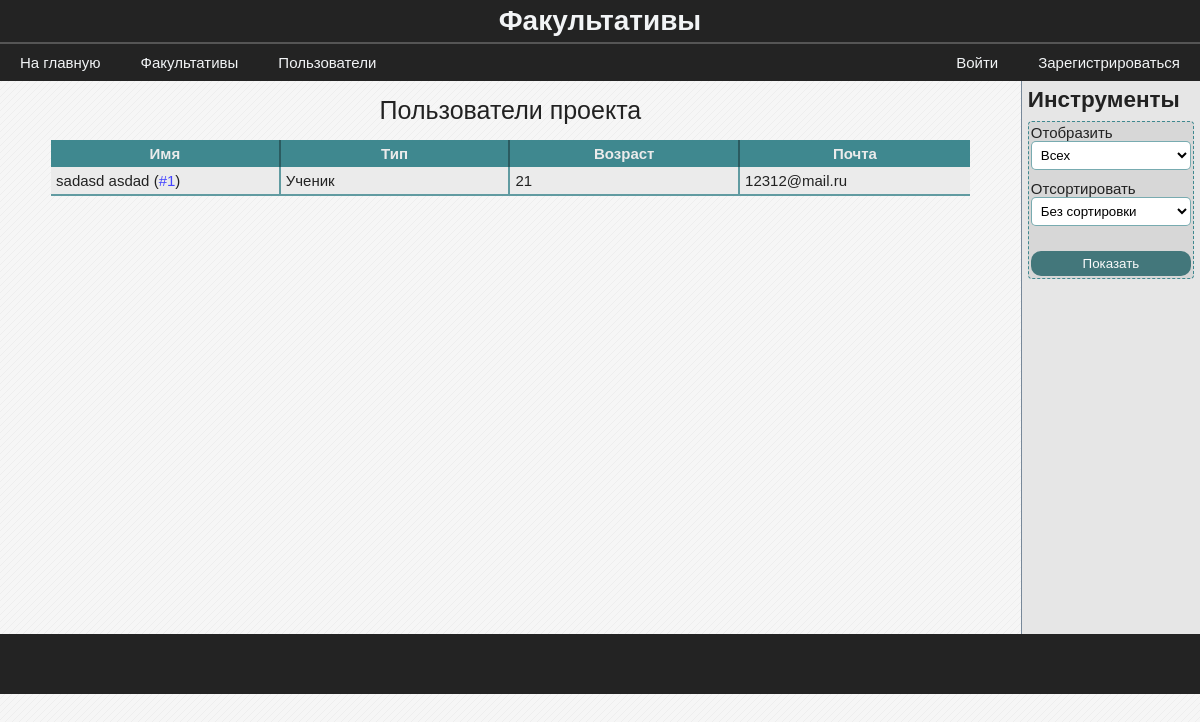
The app's page /users/, older data.
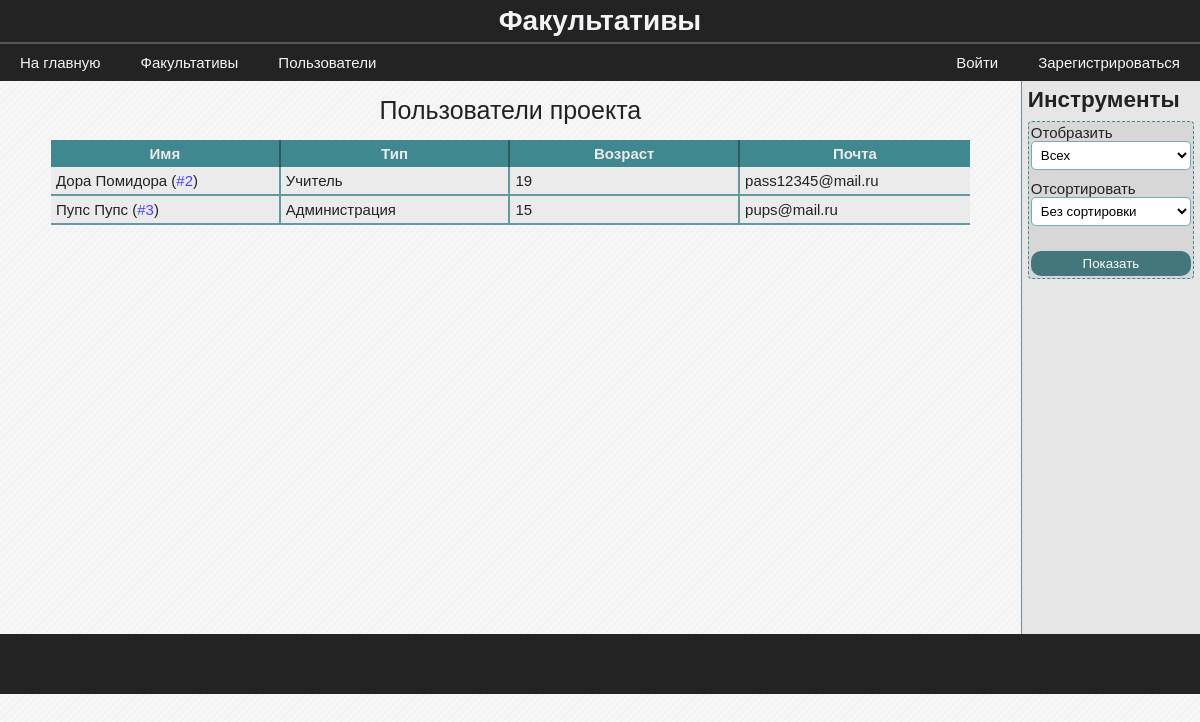
The same page, newer data.
### data/model_users.py (models this page shows, shortened)
class User(SqlAlchemyBase, UserMixin, SerializerMixin):
    __tablename__ = 'users'
    id = sqlalchemy.Column(sqlalchemy.Integer,
                           primary_key=True, autoincrement=True)
    surname = sqlalchemy.Column(sqlalchemy.String)
    name = sqlalchemy.Column(sqlalchemy.String)
    age = sqlalchemy.Column(sqlalchemy.Integer)
    email = sqlalchemy.Column(sqlalchemy.String)
    type = sqlalchemy.Column(sqlalchemy.Integer)
    last_time_in = sqlalchemy.Column(sqlalchemy.String,
                                     default=time.ctime)
    hashed_password = sqlalchemy.Column(sqlalchemy.String)
    photo = sqlalchemy.orm.relation("File", uselist=False)
    groups = sqlalchemy.orm.relation("Group",
                                     secondary="users_to_groups",
                                     backref="users")

### blueprints/users.py (the view)
@blueprint.route('/users/', methods=['GET', 'POST'])
def users():
    session = db_session.create_session()
    form = FormFilterUsers()
    if form.validate_on_submit():
        if form.filter_by.data == 4:
            users = session.query(User).all()
        else:
            users = session.query(User).filter(User.type == form.filter_by.data).all()
        if form.sort_by.data == 2:
            users.sort(key=lambda x: (x.name, x.surname))
        elif form.sort_by.data == 1:
            users.sort(key=lambda x: x.type)
        return render_template('users.html', users=users, bool_userbox=True, form=form)
    else:
        users = session.query(User).all()
        return render_template('users.html', users=users, bool_userbox=True, form=form)

### forms/form_filter_users.py
class FormFilterUsers(FlaskForm):
    filter_by = SelectField('Отобразить', choices=[(4, 'Всех'), (3, 'Учеников'), (2, 'Учителей'), (1, 'Администрацию')], coerce=int)
    sort_by = SelectField('Отсортировать', choices=[(3, 'Без сортировки'), (2, 'По алфавиту'), (1, 'По типу')], coerce=int)
    submit = SubmitField('Показать')

### data/db_session.py (called while the page is built)
def create_session() -> Session:
    global __factory
    return __factory()

### templates/users.html (shortened to what this page needs)
{% extends "base.html" %}
{% block content %}
    <table class="average-table">
        <caption>Пользователи проекта</caption>
        <thead>
            <th>Имя</th>
            <th>Тип</th>
            <th>Возраст</th>
            <th>Почта</th>
        </thead>
        <tbody>
            {% for user in users %}
                <tr>
                    <td>{{ user.name }} {{ user.surname }} (<a href="/user/{{ user.id }}">#{{ user.id }}</a>)</td>
                    <td>
                        {{ 'Ученик ' if user.type == 3 }}
                        {{ 'Учитель' if user.type == 2 }}
                        {{ 'Администрация' if user.type == 1 }}
                    </td>
                    <td>{{ user.age }}</td>
                    <td>{{ user.email }}</td>
                </tr>
            {% endfor %}
        </tbody>
    </table>
{% endblock %}
{% if bool_userbox %}
{% block userbox %}
    <h2>Инструменты</h2>
    {% from 'macros/render_field.html' import render_field %}
    <form method='POST' class='mini-form' novalidate>
        {{ render_field(form.filter_by, class="form-field")}}
        {{ render_field(form.sort_by, class="form-field")}}
        <section>
            {{ form.submit(class='blue-btn submit') }}
        </section>
    </form>
{% endblock %}
{% endif %}

Row changes from the older to the newer data that the page shows:
removed User: name "sadasd", surname "asdad", id "1", type "Ученик", age "21", email "12312@mail.ru"
added User: name "Дора", surname "Помидора", id "2", type "Учитель", age "19", email "pass12345@mail.ru"
added User: name "Пупс", surname "Пупс", id "3", type "Администрация", age "15", email "pups@mail.ru"
